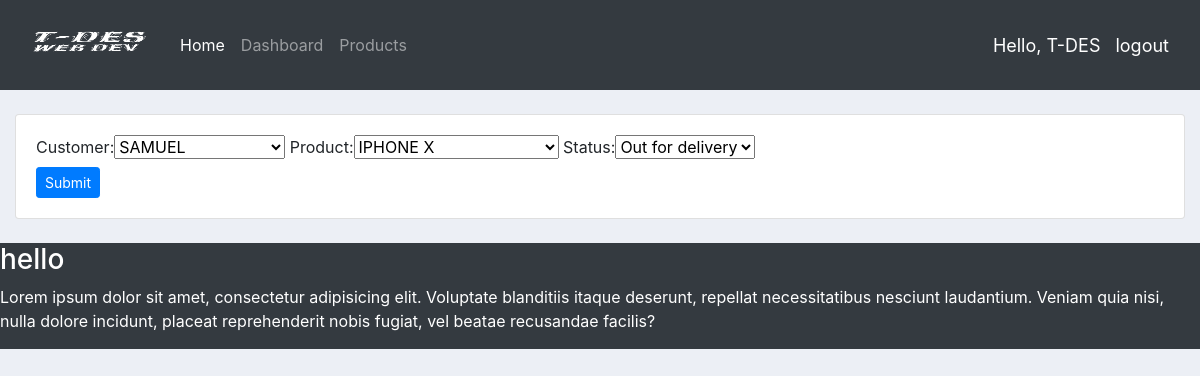
The page /update_order/2/ (signed in) on the database its author committed.
### accounts/models.py (models this page shows, shortened)
class Order(models.Model):
    STATUS = (
			('Pending', 'Pending'),
			('Out for delivery', 'Out for delivery'),
			('Delivered', 'Delivered'),
			)
    customer = models.ForeignKey(Customer, null=True, on_delete=models.SET_NULL)
    product = models.ForeignKey(Product, null=True, on_delete=models.SET_NULL)
    date_created = models.DateTimeField(auto_now_add=True, null=True)
    status = models.CharField(max_length=200, null=True, choices=STATUS)

### accounts/views.py (the view)
# urls.py: path('update_order/<str:pk>/', views.updateOrder, name="updateOrder"),
def updateOrder(request, pk):
    order = Order.objects.get(id=pk)
    form = OrderForm(instance=order)
    if request.method == 'POST':
        form = OrderForm(request.POST, instance=order)
        if form.is_valid():
            form.save()
            return redirect('/dashboard')
    context = {'form':form}
    return render(request, 'create_order.html', context)

### accounts/form.py
class OrderForm(ModelForm):
    class Meta:
        model = Order
        fields = '__all__'

### accounts/models.py (called while the page is built)
    def __str__(self):
        return self.name

    def __str__(self):
        return self.name

### templates/create_order.html (shortened to what this page needs)
{% extends "index.html" %}
{% block content %}
<div class="row">
    <div class="col">
        <div class="card card-body">
            <form action="" method="POST">
                {{form}}
                <br>
                <input class="btn btn-sm btn-primary" type="submit" name="submit">
            </form>
        </div>
    </div>
</div>
{% endblock %}

### templates/navbar.html (shortened to what this page needs)
{% load static %}
<!DOCTYPE html>
<html lang="en">
<head>
</head>
<body>
    <nav class="navbar navbar-expand-lg navbar-dark bg-dark" id="navb">
      <a class="navbar-brand" href="/">  <img id="logo" src="{% static 'images/logo.png' %}"> </a>
        <div class="collapse navbar-collapse" id="navbarNavAltMarkup">
          <div class="navbar-nav">
            <a class="nav-item nav-link active" href="/">Home <span class="sr-only">(current)</span></a>
            {% if request.user.is_staff %}
            <a class="nav-item nav-link" href="/dashboard">Dashboard</a>
            <a class="nav-item nav-link" href="/products">Products</a>
            {% elif user.is_authenticated %}
            <a class="nav-item nav-link" href="{% url 'accountSettings' %}">settings</a>
            {% endif %}
          </div>
        </div>
        {% if user.is_authenticated %}
        <span class="hello">Hello, {{request.user|upper}}</span>
        <span><a class="hello" href="{% url 'logout' %}">logout</a></span>
        {% else %}
        <span class="hello">Hello</span>
        <a class="nav-item nav-link" href="{% url 'register' %}">Sign up</a>
        <a class="nav-item nav-link text-success" href="{% url 'login' %}">Sign in</a>
        {% endif %}
   </nav>
</body>
</html>

### static/css/main.css (style rules this page uses)
.bg { background-color: #eceff5; }

### templates/navbar.html (style rules this page uses)
.hello { font-size: 18px; color: #ffffff; margin-right: 15px; }
#logo { max-height: 80px; width: 140px; }
#navb { padding-bottom: 0px; padding-top: 0px; }

### rows shown on the page
Order: customer "SAMUEL", product "IPHONE X", status "Out for delivery"

### other values the page prints
{{ request.user|upper }} "T-DES"
